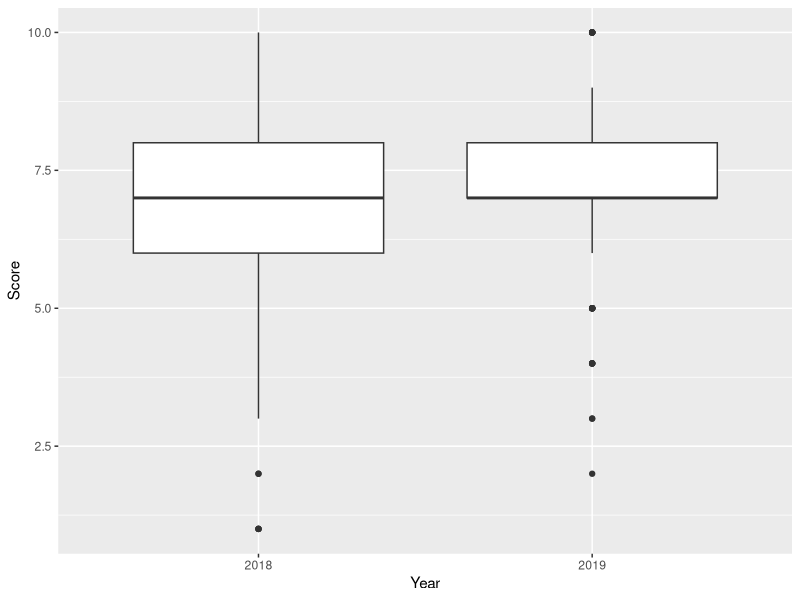

Write R code to recreate this figure.
library(ggplot2)
library("ggthemes")

data <- read.csv("perl6-doc-survey.csv",sep=';')
data$Year <- as.factor(data$Year)
data$Score <- as.numeric(data$Score)

 ggplot(data, aes(x=Year,y=Score))+ geom_boxplot()
